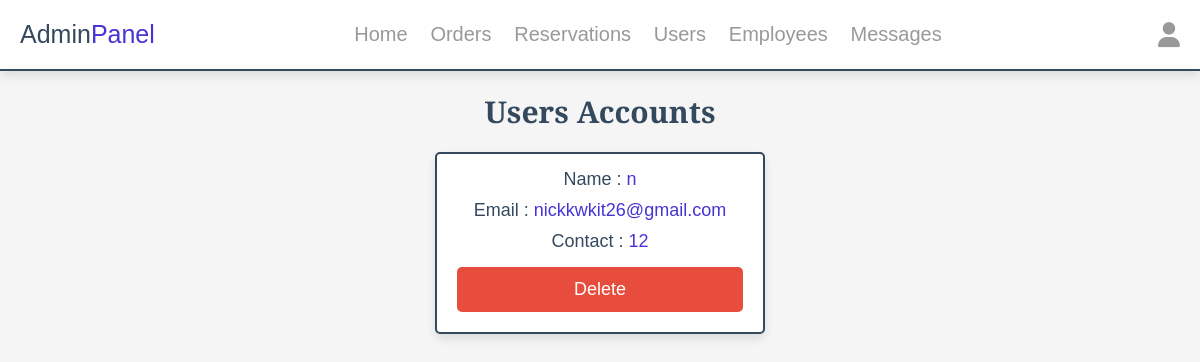
/admin/users_accounts.php (signed in), run on the app's committed database.
### tables this page shows
CREATE TABLE `users` (
  `id` int(100) NOT NULL,
  `name` varchar(20) NOT NULL,
  `email` varchar(50) NOT NULL,
  `number` varchar(10) NOT NULL,
  `password` varchar(50) NOT NULL
);

### admin/users_accounts.php (the view, shortened to what this page needs)
<?php
include '../components/connect.php';
?>
<!DOCTYPE html>
<html lang="en">
<head>
    <link rel="stylesheet" href="https://cdnjs.cloudflare.com/ajax/libs/font-awesome/6.1.1/css/all.min.css">
    <link rel="stylesheet" href="../css/admin_style.css">
</head>
<body>
    <?php include '../components/header.php' ?>
    <section class="accounts">
        <h1 class="heading">users accounts</h1>
        <div class="box-container">
            <?php
            $select_account = $conn->prepare("SELECT * FROM `users`");
            $select_account->execute();
            if ($select_account->rowCount() > 0) {
                while ($fetch_accounts = $select_account->fetch(PDO::FETCH_ASSOC)) {
            ?>
                    <div class="box">
                        <p> Name : <span><?= htmlspecialchars($fetch_accounts['name']); ?></span> </p>
                        <p> Email : <span><?= htmlspecialchars($fetch_accounts['email']); ?></span> </p>
                        <p> Contact : <span><?= htmlspecialchars($fetch_accounts['number']); ?></span> </p>
                        <div class="flex-btn">
                            <a href="users_accounts.php?delete=<?= $fetch_accounts['id']; ?>" class="delete-btn" onclick="return confirm('delete this account?');">delete</a>
                        </div>
                    </div>
            <?php
                }
            } else {
                echo '<p class="empty">no accounts available</p>';
            }
            ?>
        </div>
    </section>
</body>
</html>

### css/admin_style.css (style rules this page uses)
:root { --main-color:#4834d4; --red:#e74c3c; --orange:#f39c12; --black:#34495e; --white:#fff; --light-bg:#f5f5f5; --light-color:#999; --border:.2rem solid var(--black); --box-shadow:0 .5rem 1rem rgba(0,0,0,.1); }
* { font-family: 'EB Garamond', sans-serif; margin:0; padding:0; box-sizing: border-box; text-decoration: none; outline: none; border:none; }
html { font-size: 62.5%; overflow-x: hidden; }
body { background-color: var(--light-bg); }
section { max-width: 1200px; margin:0 auto; padding:2rem; }
.btn, .delete-btn, .option-btn { display: block; margin-top: 1rem; border-radius: .5rem; cursor: pointer; width: 100%; font-size: 1.8rem; color:var(--white); padding:1.2rem 3rem; text-transform: capitalize; text-align: center; }
.delete-btn { background-color: var(--red); }
.flex-btn { display: flex; gap:1rem; }
.heading { text-align: center; margin-bottom: 2rem; text-transform: capitalize; color:var(--black); font-size: 3rem; }
.accounts .box-container { display: grid; grid-template-columns: repeat(auto-fit, 33rem); gap:1.5rem; justify-content: center; align-items: flex-start; }
.accounts .box-container .box { background-color: var(--white); border-radius: .5rem; box-shadow: var(--box-shadow); border:var(--border); padding:2rem; padding-top: 1rem; text-align: center; }
.accounts .box-container .box p { padding: .5rem 0; font-size: 1.8rem; color:var(--black); }
.accounts .box-container .box p span { color:var(--main-color); }

### data on the page
users: name "n", email "nickkwkit26@gmail.com", number "12"
